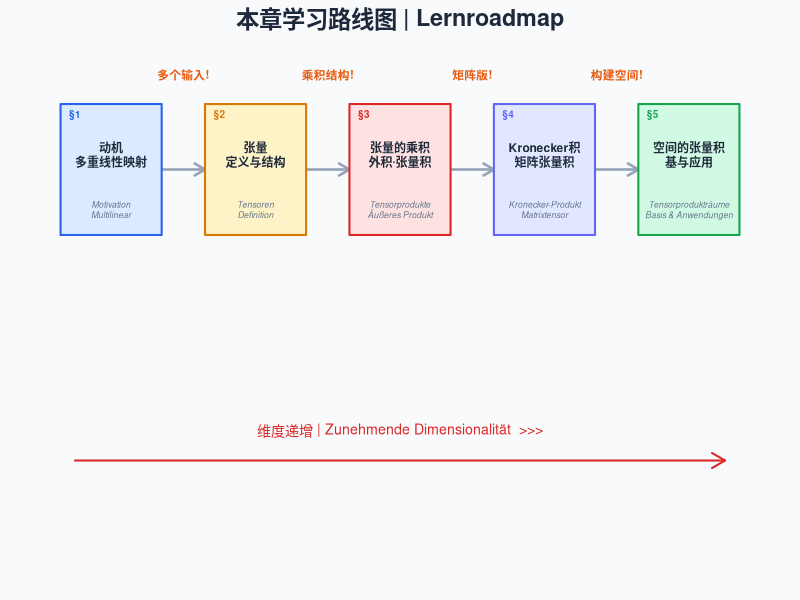
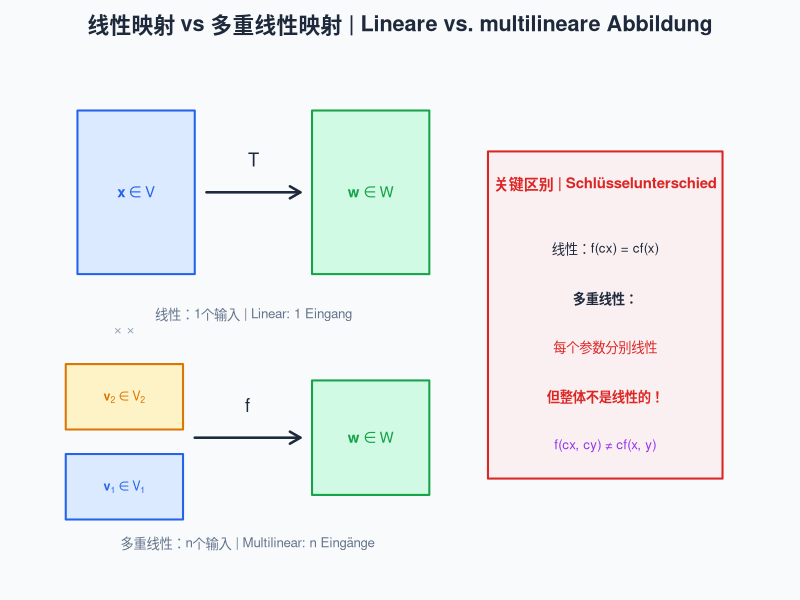
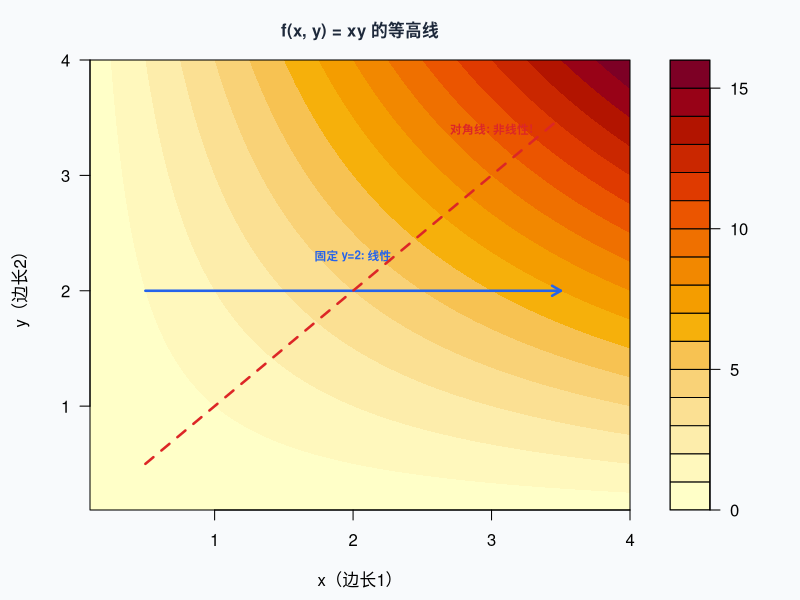
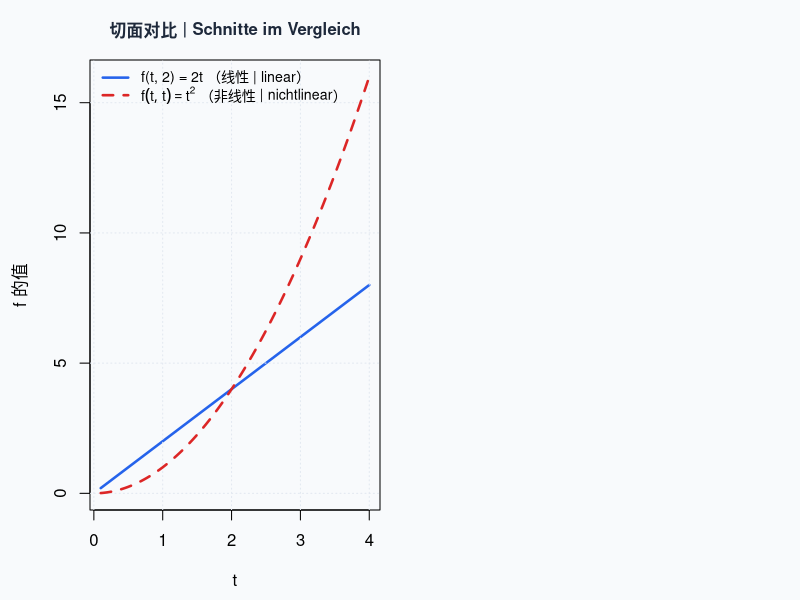
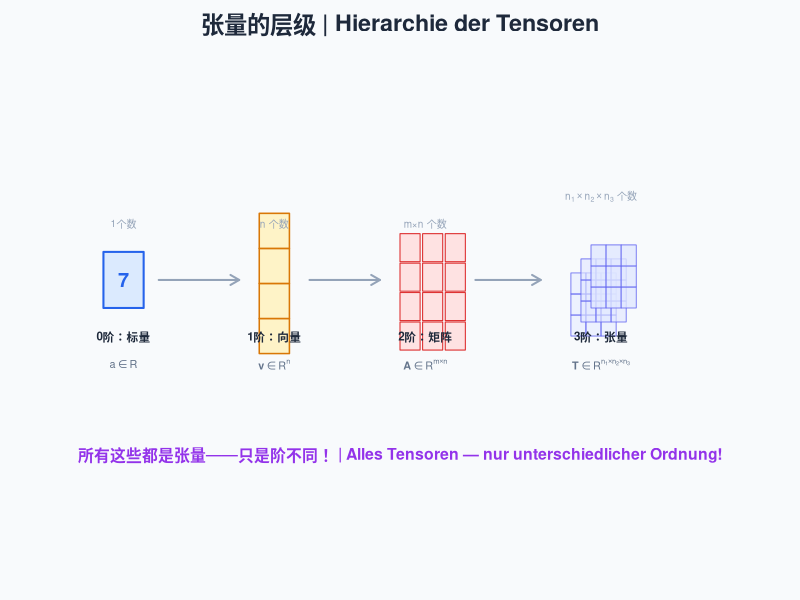
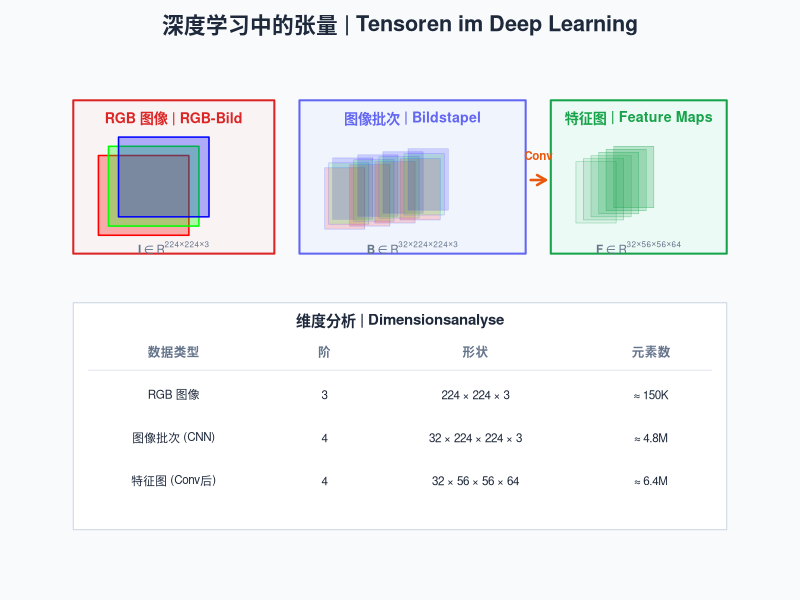
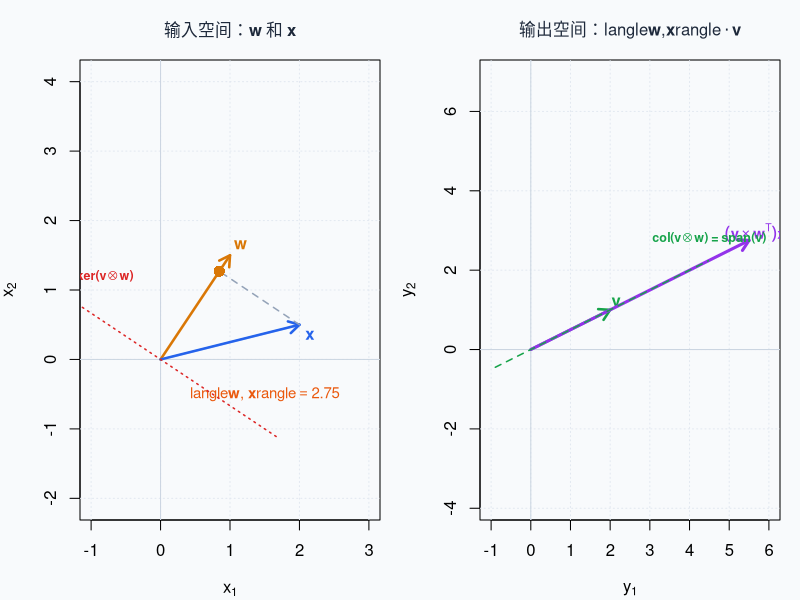
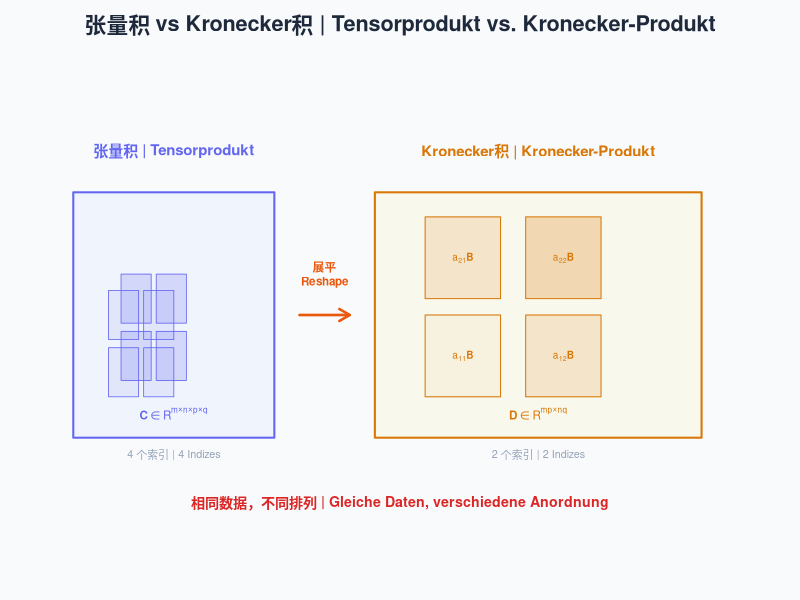

Write the R code that produced these figures, in order.
## ---- chunk 1
#| label: setup
#| include: false
knitr::opts_chunk$set(
  fig.width = 9, fig.height = 5.5,
  message = FALSE, warning = FALSE,
  dev = "ragg_png", dpi = 150
)

palette_main <- list(
  blue     = "#2563EB",
  red      = "#DC2626",
  green    = "#16A34A",
  orange   = "#EA580C",
  purple   = "#9333EA",
  gray     = "#6B7280",
  bg_light = "#F8FAFC",
  bg_warn  = "#FEF3C7"
)
## ---- chunk 2
#| label: fig-roadmap
#| fig-cap: "本章学习路线图：从线性映射到张量积空间 | Lernroadmap: Von linearen Abbildungen zu Tensorprodukträumen"
#| code-fold: true

par(mar = c(0.5, 0.5, 2, 0.5), bg = "#F8FAFC")
plot(NULL, xlim = c(0, 10), ylim = c(0, 7), axes = FALSE, 
     xlab = "", ylab = "", main = "")
title(expression(bold("本章学习路线图 | Lernroadmap")), 
      cex.main = 1.4, col.main = "#1E293B")

steps_x <- c(1, 3, 5, 7, 9)
steps_y <- c(5.5, 5.5, 5.5, 5.5, 5.5)
arrows(steps_x[-5] + 0.7, steps_y[-5], steps_x[-1] - 0.7, steps_y[-1],
       col = "#94A3B8", lwd = 2.5, length = 0.12)

labels_cn <- c("动机\n多重线性映射", "张量\n定义与结构", 
               "张量的乘积\n外积·张量积", "Kronecker积\n矩阵张量积", 
               "空间的张量积\n基与应用")
labels_de <- c("Motivation\nMultilinear", "Tensoren\nDefinition", 
               "Tensorprodukte\nÄußeres Produkt", "Kronecker-Produkt\nMatrixtensor",
               "Tensorprodukträume\nBasis & Anwendungen")
colors <- c("#DBEAFE", "#FEF3C7", "#FEE2E2", "#E0E7FF", "#D1FAE5")
borders <- c("#2563EB", "#D97706", "#DC2626", "#6366F1", "#16A34A")

for (i in 1:5) {
  rect(steps_x[i] - 0.7, steps_y[i] - 0.9, steps_x[i] + 0.7, steps_y[i] + 0.9,
       col = colors[i], border = borders[i], lwd = 2)
  text(steps_x[i], steps_y[i] + 0.2, labels_cn[i], cex = 0.72, font = 2, col = "#1E293B")
  text(steps_x[i], steps_y[i] - 0.55, labels_de[i], cex = 0.52, col = "#64748B", font = 3)
}

arrows(0.5, 1.5, 9.5, 1.5, col = "#DC2626", lwd = 2, length = 0.15)
text(5, 1.9, "维度递增 | Zunehmende Dimensionalität  >>>", cex = 0.85, col = "#DC2626")

triggers <- c("", "多个输入!", "乘积结构!", "矩阵版!", "构建空间!")
for (i in 2:5) {
  text(steps_x[i] - 1, steps_y[i] + 1.3, triggers[i],
       cex = 0.7, col = "#EA580C", font = 2)
}

for (i in 1:5) {
  text(steps_x[i] - 0.5, steps_y[i] + 0.75, paste0("§", i), 
       cex = 0.6, col = borders[i], font = 2)
}
## ---- chunk 3
#| label: fig-linear-vs-multi
#| fig-cap: "线性映射 vs 多重线性映射：输入数量的推广 | Lineare vs. multilineare Abbildung"
#| code-fold: true
#| fig-height: 4

par(bg = "#F8FAFC", mar = c(1, 1, 2.5, 1))
plot(NULL, xlim = c(0, 12), ylim = c(0, 6), axes = FALSE, xlab = "", ylab = "")
title("线性映射 vs 多重线性映射 | Lineare vs. multilineare Abbildung",
      cex.main = 1.3, col.main = "#1E293B")

# Linear map
rect(0.5, 3.5, 2.5, 5.5, col = "#DBEAFE", border = "#2563EB", lwd = 2)
text(1.5, 4.5, expression(bold(x) %in% V), cex = 0.9, col = "#2563EB", font = 2)
arrows(2.7, 4.5, 4.3, 4.5, col = "#1E293B", lwd = 2.5, length = 0.12)
text(3.5, 4.9, expression(T), cex = 1.1, col = "#1E293B", font = 2)
rect(4.5, 3.5, 6.5, 5.5, col = "#D1FAE5", border = "#16A34A", lwd = 2)
text(5.5, 4.5, expression(bold(w) %in% W), cex = 0.9, col = "#16A34A", font = 2)
text(3.5, 3, "线性：1个输入 | Linear: 1 Eingang", cex = 0.8, col = "#64748B")

# Multilinear map
rect(0.3, 0.5, 2.3, 1.3, col = "#DBEAFE", border = "#2563EB", lwd = 2)
text(1.3, 0.9, expression(bold(v)[1] %in% V[1]), cex = 0.75, col = "#2563EB", font = 2)
rect(0.3, 1.6, 2.3, 2.4, col = "#FEF3C7", border = "#D97706", lwd = 2)
text(1.3, 2.0, expression(bold(v)[2] %in% V[2]), cex = 0.75, col = "#D97706", font = 2)

text(1.3, 2.8, expression("" %*% "" %*% ""), cex = 0.8, col = "#94A3B8")

arrows(2.5, 1.5, 4.3, 1.5, col = "#1E293B", lwd = 2.5, length = 0.12)
text(3.4, 1.9, expression(f), cex = 1.1, col = "#1E293B", font = 2)
rect(4.5, 0.8, 6.5, 2.2, col = "#D1FAE5", border = "#16A34A", lwd = 2)
text(5.5, 1.5, expression(bold(w) %in% W), cex = 0.9, col = "#16A34A", font = 2)
text(3.4, 0.2, "多重线性：n个输入 | Multilinear: n Eingänge", cex = 0.8, col = "#64748B")

# Right side: key difference
rect(7.5, 1, 11.5, 5, col = adjustcolor("#FEE2E2", 0.4), border = "#DC2626", lwd = 2)
text(9.5, 4.6, "关键区别 | Schlüsselunterschied", cex = 0.9, col = "#DC2626", font = 2)
text(9.5, 3.8, "线性：f(cx) = cf(x)", cex = 0.8, col = "#1E293B")
text(9.5, 3.2, "多重线性：", cex = 0.8, col = "#1E293B", font = 2)
text(9.5, 2.6, "每个参数分别线性", cex = 0.8, col = "#DC2626")
text(9.5, 2.0, "但整体不是线性的！", cex = 0.8, col = "#DC2626", font = 2)
text(9.5, 1.4, "f(cx, cy) ≠ cf(x, y)", cex = 0.8, col = "#9333EA")
## ---- chunk 4
#| label: fig-bilinear-area
#| fig-cap: "面积函数 f(x,y) = xy 的等高线图：沿水平/垂直方向线性，但沿对角线非线性 | Höhenlinien der Flächenfunktion: linear entlang jeder Achse, aber nicht entlang der Diagonale"
#| code-fold: true
#| fig-height: 5

par(mfrow = c(1, 2), bg = "#F8FAFC", mar = c(4.5, 4.5, 3, 1))

# 等高线图
x_seq <- seq(0.1, 4, length.out = 80)
y_seq <- seq(0.1, 4, length.out = 80)
z_mat <- outer(x_seq, y_seq, "*")

filled.contour(x_seq, y_seq, z_mat,
               color.palette = function(n) hcl.colors(n, "YlOrRd", rev = TRUE),
               xlab = "x（边长1）", ylab = "y（边长2）",
               main = "f(x, y) = xy 的等高线",
               cex.main = 1.0, col.main = "#1E293B",
               plot.axes = {
                 axis(1); axis(2)
                 # 固定 y=2 时的线性切面
                 arrows(0.5, 2, 3.5, 2, col = "#2563EB", lwd = 2.5, length = 0.1)
                 text(2, 2.3, "固定 y=2: 线性", cex = 0.7, col = "#2563EB", font = 2)
                 # 对角线
                 segments(0.5, 0.5, 3.5, 3.5, col = "#DC2626", lwd = 2.5, lty = 2)
                 text(3, 3.4, "对角线: 非线性!", cex = 0.7, col = "#DC2626", font = 2)
               })

# 一维切面对比
par(mar = c(4.5, 4.5, 3, 1))
t_vals <- seq(0.1, 4, length.out = 100)

# 固定 y=2 时：f(t, 2) = 2t（线性）
plot(t_vals, 2 * t_vals, type = "l", col = "#2563EB", lwd = 2.5,
     xlab = "t", ylab = "f 的值",
     main = "切面对比 | Schnitte im Vergleich",
     ylim = c(0, 16), cex.main = 1.0, col.main = "#1E293B")
grid(col = "#E2E8F0")

# 对角线：f(t, t) = t^2（非线性）
lines(t_vals, t_vals^2, col = "#DC2626", lwd = 2.5, lty = 2)

legend("topleft", 
       legend = c("f(t, 2) = 2t （线性 | linear）", 
                  expression(f(t, t) == t^2 ~ "（非线性 | nichtlinear）")),
       col = c("#2563EB", "#DC2626"), lwd = 2.5, lty = c(1, 2), 
       bty = "n", cex = 0.85)

par(mfrow = c(1, 1))
## ---- chunk 5
#| label: bilinear-examples
#| code-fold: false

# 例1：数的乘法是双线性的
cat("=== 例1：数的乘法 | Beispiel 1: Skalarmultiplikation ===\n")
x1 <- 3; x2 <- 5; c_val <- 2
cat("f(cx₁, x₂) =", c_val * x1 * x2, "\n")
cat("c·f(x₁, x₂) =", c_val * (x1 * x2), "\n")
cat("相等 | gleich?", c_val * x1 * x2 == c_val * (x1 * x2), "\n\n")

# 例2：内积是双线性的
cat("=== 例2：内积 | Beispiel 2: Skalarprodukt ===\n")
v1 <- c(1, 2); v2 <- c(3, -1); v3 <- c(2, 4)
c1 <- 2; c2 <- 3
lhs <- sum((c1 * v1 + c2 * v2) * v3)
rhs <- c1 * sum(v1 * v3) + c2 * sum(v2 * v3)
cat("⟨c₁v₁ + c₂v₂, v₃⟩ =", lhs, "\n")
cat("c₁⟨v₁, v₃⟩ + c₂⟨v₂, v₃⟩ =", rhs, "\n")
cat("相等 | gleich?", lhs == rhs, "\n\n")

# 例3：矩阵乘法是双线性的
cat("=== 例3：矩阵乘法 | Beispiel 3: Matrixmultiplikation ===\n")
A <- matrix(c(1, 2, 3, 4), 2, 2)
B1 <- matrix(c(5, 6, 7, 8), 2, 2)
B2 <- matrix(c(1, 0, 0, 1), 2, 2)
c1 <- 2; c2 <- -1

lhs_mat <- A %*% (c1 * B1 + c2 * B2)
rhs_mat <- c1 * (A %*% B1) + c2 * (A %*% B2)
cat("A(c₁B₁ + c₂B₂):\n"); print(lhs_mat)
cat("c₁(AB₁) + c₂(AB₂):\n"); print(rhs_mat)
cat("相等 | gleich?", all(lhs_mat == rhs_mat), "\n")
## ---- chunk 6
#| label: fig-tensor-hierarchy
#| fig-cap: "张量的层级：标量（0阶）→ 向量（1阶）→ 矩阵（2阶）→ 3阶张量 → ... | Hierarchie der Tensoren"
#| code-fold: true
#| fig-height: 5

par(bg = "#F8FAFC", mar = c(1, 1, 2.5, 1))
plot(NULL, xlim = c(0, 14), ylim = c(0, 7), axes = FALSE, xlab = "", ylab = "")
title("张量的层级 | Hierarchie der Tensoren",
      cex.main = 1.4, col.main = "#1E293B")

# 0-order: scalar
x0 <- 1.5; y0 <- 4
rect(x0 - 0.4, y0 - 0.4, x0 + 0.4, y0 + 0.4, 
     col = "#DBEAFE", border = "#2563EB", lwd = 2)
text(x0, y0, "7", cex = 1.2, col = "#2563EB", font = 2)
text(x0, y0 - 0.8, "0阶：标量", cex = 0.7, col = "#1E293B", font = 2)
text(x0, y0 - 1.2, expression(a %in% R), cex = 0.65, col = "#64748B")
text(x0, y0 + 0.8, "1个数", cex = 0.6, col = "#94A3B8")

# 1-order: vector
x1 <- 4.5; y1 <- 4
for (i in 0:3) {
  rect(x1 - 0.3, y1 - 0.3 + i * 0.5 - 0.75, 
       x1 + 0.3, y1 + 0.2 + i * 0.5 - 0.75,
       col = "#FEF3C7", border = "#D97706", lwd = 1.5)
}
text(x1, y1 - 0.8, "1阶：向量", cex = 0.7, col = "#1E293B", font = 2)
text(x1, y1 - 1.2, expression(bold(v) %in% R^n), cex = 0.65, col = "#64748B")
text(x1, y1 + 0.8, "n 个数", cex = 0.6, col = "#94A3B8")

# 2-order: matrix
x2 <- 7.5; y2 <- 4
for (i in 0:3) for (j in 0:2) {
  rect(x2 - 0.5 + j * 0.45, y2 - 0.4 + i * 0.42 - 0.6, 
       x2 - 0.1 + j * 0.45, y2 + i * 0.42 - 0.6,
       col = "#FEE2E2", border = "#DC2626", lwd = 1)
}
text(x2, y2 - 0.8, "2阶：矩阵", cex = 0.7, col = "#1E293B", font = 2)
text(x2, y2 - 1.2, expression(bold(A) %in% R^{m %*% n}), cex = 0.65, col = "#64748B")
text(x2, y2 + 0.8, "m×n 个数", cex = 0.6, col = "#94A3B8")

# 3-order: tensor cube
x3 <- 11; y3 <- 4
dx <- 0.3; dy <- 0.3; dz <- 0.2
for (layer in 0:2) {
  ox <- layer * dz; oy <- layer * dz
  for (i in 0:2) for (j in 0:2) {
    rect(x3 - 0.6 + j * dx + ox, y3 - 0.6 + i * dy + oy - 0.2,
         x3 - 0.6 + (j+1) * dx + ox, y3 - 0.6 + (i+1) * dy + oy - 0.2,
         col = adjustcolor("#E0E7FF", 0.5 + layer * 0.15), 
         border = "#6366F1", lwd = 0.8)
  }
}
text(x3, y3 - 0.8, "3阶：张量", cex = 0.7, col = "#1E293B", font = 2)
text(x3, y3 - 1.2, expression(bold(T) %in% R^{n[1] %*% n[2] %*% n[3]}), 
     cex = 0.65, col = "#64748B")
text(x3, y3 + 1.2, expression(n[1] %*% n[2] %*% n[3] ~ "个数"), 
     cex = 0.6, col = "#94A3B8")

# Arrows
arrows(2.2, y0, 3.8, y0, col = "#94A3B8", lwd = 2, length = 0.1)
arrows(5.2, y0, 6.6, y0, col = "#94A3B8", lwd = 2, length = 0.1)
arrows(8.5, y0, 9.8, y0, col = "#94A3B8", lwd = 2, length = 0.1)

# Footer
text(7, 1.5, "所有这些都是张量——只是阶不同！ | Alles Tensoren — nur unterschiedlicher Ordnung!", 
     cex = 0.95, col = "#9333EA", font = 2)
## ---- chunk 7
#| label: fig-dl-tensors
#| fig-cap: "深度学习中的张量：从 RGB 图像到 CNN 特征图 | Tensoren im Deep Learning: Von RGB-Bildern zu CNN-Feature-Maps"
#| code-fold: true
#| fig-height: 5.5

par(bg = "#F8FAFC", mar = c(1, 1, 2.5, 1))
plot(NULL, xlim = c(0, 14), ylim = c(0, 8), axes = FALSE, xlab = "", ylab = "")
title("深度学习中的张量 | Tensoren im Deep Learning", 
      cex.main = 1.3, col.main = "#1E293B")

# Example 1: RGB Image (3-order tensor)
rect(0.5, 5, 4.5, 7.5, col = adjustcolor("#FEE2E2", 0.3), border = "#DC2626", lwd = 2)
text(2.5, 7.2, "RGB 图像 | RGB-Bild", cex = 0.85, col = "#DC2626", font = 2)

# Three overlapping planes for RGB
colors_rgb <- c(adjustcolor("red", 0.3), adjustcolor("green", 0.3), adjustcolor("blue", 0.3))
labels_rgb <- c("R", "G", "B")
for (k in 0:2) {
  rect(1 + k * 0.2, 5.3 + k * 0.15, 2.8 + k * 0.2, 6.6 + k * 0.15,
       col = colors_rgb[k + 1], border = c("red", "green", "blue")[k + 1], lwd = 1.5)
}
text(2.5, 5.1, expression(bold(I) %in% R^{224 %*% 224 %*% 3}), 
     cex = 0.7, col = "#64748B")

# Example 2: Batch of Images (4-order tensor)
rect(5, 5, 9.5, 7.5, col = adjustcolor("#E0E7FF", 0.3), border = "#6366F1", lwd = 2)
text(7.25, 7.2, "图像批次 | Bildstapel", cex = 0.85, col = "#6366F1", font = 2)

for (b in 0:3) {
  for (k in 0:2) {
    rect(5.5 + b * 0.5 + k * 0.08, 5.4 + k * 0.08 + b * 0.05,
         6.3 + b * 0.5 + k * 0.08, 6.4 + k * 0.08 + b * 0.05,
         col = adjustcolor(c("red","green","blue")[k+1], 0.15),
         border = adjustcolor("#6366F1", 0.5), lwd = 0.5)
  }
}
text(7.25, 5.1, expression(bold(B) %in% R^{32 %*% 224 %*% 224 %*% 3}), 
     cex = 0.7, col = "#64748B")

# Example 3: Feature Maps after Conv (4-order tensor)
rect(10, 5, 13.5, 7.5, col = adjustcolor("#D1FAE5", 0.3), border = "#16A34A", lwd = 2)
text(11.75, 7.2, "特征图 | Feature Maps", cex = 0.85, col = "#16A34A", font = 2)

for (f in 0:5) {
  rect(10.5 + f * 0.15, 5.5 + f * 0.05, 
       11.3 + f * 0.15, 6.5 + f * 0.05,
       col = adjustcolor("#16A34A", 0.08 + f * 0.03),
       border = adjustcolor("#16A34A", 0.5), lwd = 0.5)
}
text(11.75, 5.1, expression(bold(F) %in% R^{32 %*% 56 %*% 56 %*% 64}), 
     cex = 0.7, col = "#64748B")

# Arrow: convolution
arrows(9.6, 6.2, 9.9, 6.2, col = "#EA580C", lwd = 2.5, length = 0.1)
text(9.75, 6.6, "Conv", cex = 0.7, col = "#EA580C", font = 2)

# Statistics table
rect(0.5, 0.5, 13.5, 4.2, col = "white", border = "#CBD5E1", lwd = 1)
text(7, 3.9, "维度分析 | Dimensionsanalyse", cex = 0.9, col = "#1E293B", font = 2)

info <- matrix(c(
  "RGB 图像", "3", "224 × 224 × 3", "≈ 150K",
  "图像批次 (CNN)", "4", "32 × 224 × 224 × 3", "≈ 4.8M",
  "特征图 (Conv后)", "4", "32 × 56 × 56 × 64", "≈ 6.4M"
), ncol = 4, byrow = TRUE)

headers <- c("数据类型", "阶", "形状", "元素数")
x_pos <- c(2.5, 5.5, 8.5, 12)
text(x_pos, rep(3.4, 4), headers, cex = 0.75, col = "#64748B", font = 2)
for (i in 1:3) {
  y_i <- 3.4 - i * 0.7
  text(x_pos, rep(y_i, 4), info[i, ], cex = 0.7, col = "#1E293B")
}
segments(0.8, 3.1, 13.2, 3.1, col = "#E2E8F0")
## ---- chunk 8
#| label: tensor-r-example
#| code-fold: false

# 在 R 中，张量就是多维数组
# 3阶张量：2x3x4
T3 <- array(1:24, dim = c(2, 3, 4))
cat("3阶张量 | Tensor 3. Ordnung: dim =", dim(T3), "\n")
cat("元素数 | Anzahl Elemente:", prod(dim(T3)), "\n\n")

# 访问切片（"layer"）
cat("第1个切片 T[,,1] | Erste Schicht:\n"); print(T3[,,1])
cat("\n第2个切片 T[,,2] | Zweite Schicht:\n"); print(T3[,,2])

# 张量也是向量空间：加法和标量乘法
T3_a <- array(rnorm(24), dim = c(2, 3, 4))
T3_b <- array(rnorm(24), dim = c(2, 3, 4))
T3_sum <- T3_a + T3_b         # 逐元素加法
T3_scaled <- 3 * T3_a          # 标量乘法
cat("\ndim(T_a + T_b) =", dim(T3_sum), " ✓\n")
cat("dim(3 · T_a)   =", dim(T3_scaled), " ✓\n")
## ---- chunk 9
#| label: outer-product-example
#| code-fold: false

v <- c(1, 2)
w <- c(-2, 3, -11)

outer_vw <- v %*% t(w)  # 等价于 outer(v, w)
cat("v =", v, "\n")
cat("w =", w, "\n\n")
cat("v ⊗ w = v·wᵀ:\n"); print(outer_vw)
cat("\n维度 | Dimension:", dim(outer_vw), "\n")
cat("秩 | Rang:", qr(outer_vw)$rank, "\n")
## ---- chunk 10
#| label: fig-outer-product-geometry
#| fig-cap: "外积的几何解释：(v⊗w)x = ⟨w,x⟩·v —— 投影到 w 方向再沿 v 缩放 | Geometrische Deutung des äußeren Produkts"
#| code-fold: true
#| fig-height: 5

par(mfrow = c(1, 2), bg = "#F8FAFC", mar = c(4, 4, 3, 1))

# 输入空间
v_geo <- c(2, 1)
w_geo <- c(1, 1.5)
x_test <- c(2, 0.5)

plot(NULL, xlim = c(-1, 3), ylim = c(-1, 3), asp = 1,
     xlab = expression(x[1]), ylab = expression(x[2]),
     main = expression("输入空间：" * bold(w) * " 和 " * bold(x)),
     cex.main = 1.0, col.main = "#1E293B")
grid(col = "#E2E8F0"); abline(h = 0, v = 0, col = "#CBD5E1")

# w 方向
arrows(0, 0, w_geo[1], w_geo[2], col = "#D97706", lwd = 2.5, length = 0.12)
text(w_geo[1] + 0.15, w_geo[2] + 0.15, expression(bold(w)), 
     col = "#D97706", cex = 1, font = 2)

# x 向量
arrows(0, 0, x_test[1], x_test[2], col = "#2563EB", lwd = 2.5, length = 0.12)
text(x_test[1] + 0.15, x_test[2] - 0.15, expression(bold(x)),
     col = "#2563EB", cex = 1, font = 2)

# 投影
proj_coeff <- sum(w_geo * x_test) / sum(w_geo^2)
proj_pt <- proj_coeff * w_geo
segments(x_test[1], x_test[2], proj_pt[1], proj_pt[2], col = "#94A3B8", lty = 2, lwd = 1.5)
points(proj_pt[1], proj_pt[2], pch = 16, col = "#D97706", cex = 1.5)
inner_val <- sum(w_geo * x_test)
text(1.5, -0.5, bquote(langle * bold(w) * "," ~ bold(x) * rangle == .(round(inner_val, 2))),
     col = "#EA580C", cex = 0.9, font = 2)

# 核空间（与 w 正交的方向）
w_perp <- c(-w_geo[2], w_geo[1])
w_perp_n <- w_perp / sqrt(sum(w_perp^2))
segments(-w_perp_n[1] * 2, -w_perp_n[2] * 2, 
         w_perp_n[1] * 2, w_perp_n[2] * 2,
         col = "#DC2626", lty = 3, lwd = 1.5)
text(-0.8, 1.2, "ker(v⊗w)", col = "#DC2626", cex = 0.75, font = 2)

# 输出空间
plot(NULL, xlim = c(-1, 6), ylim = c(-1, 4), asp = 1,
     xlab = expression(y[1]), ylab = expression(y[2]),
     main = expression("输出空间：" * langle * bold(w) * "," * bold(x) * rangle %.% bold(v)),
     cex.main = 1.0, col.main = "#1E293B")
grid(col = "#E2E8F0"); abline(h = 0, v = 0, col = "#CBD5E1")

# v 方向
arrows(0, 0, v_geo[1], v_geo[2], col = "#16A34A", lwd = 2.5, length = 0.12)
text(v_geo[1] + 0.15, v_geo[2] + 0.2, expression(bold(v)),
     col = "#16A34A", cex = 1, font = 2)

# 输出 = <w,x> * v
output <- inner_val * v_geo
arrows(0, 0, output[1], output[2], col = "#9333EA", lwd = 3, length = 0.12)
text(output[1] + 0.15, output[2] + 0.2, 
     expression((bold(v) %*% bold(w)^T) * bold(x)),
     col = "#9333EA", cex = 0.9, font = 2)

# span(v)
v_n <- v_geo / sqrt(sum(v_geo^2))
segments(-v_n[1], -v_n[2], v_n[1] * 5, v_n[2] * 5, 
         col = "#16A34A", lty = 2, lwd = 1.5)
text(4.5, 2.8, "col(v⊗w) = span(v)", col = "#16A34A", cex = 0.75, font = 2)

par(mfrow = c(1, 1))
## ---- chunk 11
#| label: tensor-product-example
#| code-fold: false

# 三个向量的张量积 u ⊗ v ⊗ w ∈ R^{2×2×2}
u <- c(1, 2)
v <- c(3, 5)
w <- c(7, 11)

# 构造3阶张量 T_{i,j,k} = u_i * v_j * w_k
T_uvw <- array(0, dim = c(2, 2, 2))
for (i in 1:2) for (j in 1:2) for (k in 1:2) {
  T_uvw[i, j, k] <- u[i] * v[j] * w[k]
}

cat("u =", u, "\n")
cat("v =", v, "\n")
cat("w =", w, "\n\n")

cat("u ⊗ v ⊗ w ∈ R^{2×2×2}:\n\n")
cat("切片1 (k=1, w_k = 7) | Schicht 1:\n")
print(T_uvw[,,1])
cat("\n切片2 (k=2, w_k = 11) | Schicht 2:\n")
print(T_uvw[,,2])

cat("\n验证 | Überprüfung:\n")
cat("T[1,1,1] = u₁·v₁·w₁ =", u[1], "·", v[1], "·", w[1], "=", u[1]*v[1]*w[1], "\n")
cat("T[2,2,2] = u₂·v₂·w₂ =", u[2], "·", v[2], "·", w[2], "=", u[2]*v[2]*w[2], "\n")

# 每个切片是 w_k * (u ⊗ v)
cat("\n切片1 = w₁·(u ⊗ v) = 7·(u ⊗ v)?", 
    all(T_uvw[,,1] == w[1] * outer(u, v)), "\n")
cat("切片2 = w₂·(u ⊗ v) = 11·(u ⊗ v)?", 
    all(T_uvw[,,2] == w[2] * outer(u, v)), "\n")
## ---- chunk 12
#| label: kronecker-example
#| code-fold: false

A <- matrix(c(1, 0, 2, 5), 2, 2)
B <- matrix(c(3, 0, 0, 0, 2, 0, -1, 0, -1), 3, 3, byrow = TRUE)

cat("A (2×2):\n"); print(A)
cat("\nB (3×3):\n"); print(B)

# Kronecker 积
KP <- kronecker(A, B)
cat("\nA ⊗ B (6×6) — Kronecker积 | Kronecker-Produkt:\n")
print(KP)

cat("\n维度验证 | Dimensionsprüfung:", dim(KP), 
    "= (", nrow(A), "×", nrow(B), ") × (", ncol(A), "×", ncol(B), ")\n")
## ---- chunk 13
#| label: fig-kronecker-vs-tensor
#| fig-cap: "张量积 vs Kronecker积：相同的数据，不同的排列方式 | Tensorprodukt vs. Kronecker-Produkt: gleiche Daten, verschiedene Anordnung"
#| code-fold: true
#| fig-height: 4

par(bg = "#F8FAFC", mar = c(1, 1, 2.5, 1))
plot(NULL, xlim = c(0, 14), ylim = c(0, 6), axes = FALSE, xlab = "", ylab = "")
title("张量积 vs Kronecker积 | Tensorprodukt vs. Kronecker-Produkt",
      cex.main = 1.3, col.main = "#1E293B")

# Left: Tensor product (4-order)
rect(0.5, 1.5, 4.5, 4.5, col = adjustcolor("#E0E7FF", 0.3), border = "#6366F1", lwd = 2)
text(2.5, 5, "张量积 | Tensorprodukt", cex = 0.9, col = "#6366F1", font = 2)

# 4D cube sketch
for (layer in 0:1) {
  ox <- layer * 0.25; oy <- layer * 0.2
  for (i in 0:1) for (j in 0:1) {
    rect(1.2 + j * 0.7 + ox, 2.0 + i * 0.7 + oy,
         1.8 + j * 0.7 + ox, 2.6 + i * 0.7 + oy,
         col = adjustcolor("#6366F1", 0.1 + layer * 0.1),
         border = "#6366F1", lwd = 0.8)
  }
}
text(2.5, 1.8, expression(bold(C) %in% R^{m %*% n %*% p %*% q}), 
     cex = 0.7, col = "#6366F1")
text(2.5, 1.3, "4 个索引 | 4 Indizes", cex = 0.65, col = "#94A3B8")

# Arrow
arrows(5, 3, 6, 3, col = "#EA580C", lwd = 2.5, length = 0.12)
text(5.5, 3.5, "展平\nReshape", cex = 0.7, col = "#EA580C", font = 2)

# Right: Kronecker product (matrix)
rect(6.5, 1.5, 13, 4.5, col = adjustcolor("#FEF3C7", 0.3), border = "#D97706", lwd = 2)
text(9.75, 5, "Kronecker积 | Kronecker-Produkt", cex = 0.9, col = "#D97706", font = 2)

# Block matrix sketch
for (bi in 0:1) for (bj in 0:1) {
  bx <- 7.5 + bj * 2; by <- 2 + bi * 1.2
  rect(bx, by, bx + 1.5, by + 1, 
       col = adjustcolor("#D97706", 0.05 + 0.1 * (bi + bj)),
       border = "#D97706", lwd = 1)
  text(bx + 0.75, by + 0.5, 
       bquote(a[.(bi+1) * .(bj+1)] * bold(B)),
       cex = 0.6, col = "#D97706")
}
text(9.75, 1.8, expression(bold(D) %in% R^{mp %*% nq}),
     cex = 0.7, col = "#D97706")
text(9.75, 1.3, "2 个索引 | 2 Indizes", cex = 0.65, col = "#94A3B8")

# Same data
text(7, 0.7, "相同数据，不同排列 | Gleiche Daten, verschiedene Anordnung",
     cex = 0.85, col = "#DC2626", font = 2)
## ---- chunk 14
#| label: block-diagonal
#| code-fold: false

S <- matrix(c(2, 0.5, 0.5, 2), 2, 2)
cat("S (2×2):\n"); print(S)

# I_3 ⊗ S：3个相同的 S 块
In_kron_S <- kronecker(diag(3), S)
cat("\nI₃ ⊗ S (6×6) — 分块对角 | Blockdiagonal:\n")
print(In_kron_S)
## ---- chunk 15
#| label: fig-separable-covariance
#| fig-cap: "可分离协方差：从两个小矩阵构造大协方差矩阵 | Separable Kovarianz: Große Kovarianzmatrix aus zwei kleinen"
#| fig-height: 5

Sigma_T <- matrix(c(1.0, 0.8, 0.8, 1.0), 2, 2)
Sigma_S <- matrix(c(2.0, 0.5, 0.5, 2.0), 2, 2)
Sigma_full <- kronecker(Sigma_T, Sigma_S)

par(mfrow = c(1, 3), bg = "#F8FAFC", mar = c(3, 3, 3, 2))

image(1:2, 1:2, Sigma_T[2:1, ], col = hcl.colors(20, "Blues 3"), axes = FALSE,
      main = expression(Sigma[T] ~ "(2×2 时间)"), cex.main = 1.0, col.main = "#1E293B",
      xlab = "", ylab = "")
axis(1, at = 1:2, labels = c("t₁", "t₂"), cex.axis = 0.8)
axis(2, at = 1:2, labels = c("t₂", "t₁"), cex.axis = 0.8, las = 1)
for (i in 1:2) for (j in 1:2) text(j, 3-i, round(Sigma_T[i,j], 1), cex = 1.1, font = 2)

image(1:2, 1:2, Sigma_S[2:1, ], col = hcl.colors(20, "Greens 3"), axes = FALSE,
      main = expression(Sigma[S] ~ "(2×2 空间)"), cex.main = 1.0, col.main = "#1E293B",
      xlab = "", ylab = "")
axis(1, at = 1:2, labels = c("s₁", "s₂"), cex.axis = 0.8)
axis(2, at = 1:2, labels = c("s₂", "s₁"), cex.axis = 0.8, las = 1)
for (i in 1:2) for (j in 1:2) text(j, 3-i, round(Sigma_S[i,j], 1), cex = 1.1, font = 2)

image(1:4, 1:4, Sigma_full[4:1, ], col = hcl.colors(20, "YlOrRd", rev = TRUE), axes = FALSE,
      main = expression(Sigma[T] %*% Sigma[S] ~ "(4×4 联合)"), cex.main = 1.0, col.main = "#1E293B",
      xlab = "", ylab = "")
axis(1, at = 1:4, labels = c("s₁t₁", "s₂t₁", "s₁t₂", "s₂t₂"), cex.axis = 0.6)
axis(2, at = 1:4, labels = c("s₂t₂", "s₁t₂", "s₂t₁", "s₁t₁"), cex.axis = 0.6, las = 1)
for (i in 1:4) for (j in 1:4) text(j, 5-i, round(Sigma_full[i,j], 1), cex = 0.8, font = 2)

par(mfrow = c(1, 1))
## ---- chunk 16
#| label: separable-cov-savings
#| code-fold: false

# 参数节省对比
m_vals <- c(2, 10, 50, 100)
n_vals <- c(2, 10, 50, 100)

cat("参数节省 | Parameterersparnis:\n\n")
cat(sprintf("%5s  %5s  %12s  %12s  %8s\n", "m", "n", "完整协方差", "Kronecker", "节省比"))
cat(strrep("-", 55), "\n")
for (i in seq_along(m_vals)) {
  m <- m_vals[i]; n <- n_vals[i]; mn <- m * n
  full_params <- mn * (mn + 1) / 2
  kron_params <- m * (m + 1) / 2 + n * (n + 1) / 2
  ratio <- round(full_params / kron_params, 1)
  cat(sprintf("%5d  %5d  %12d  %12d  %7.1fx\n", m, n, full_params, kron_params, ratio))
}
## ---- chunk 17
#| label: identity-as-sum
#| code-fold: false

# 单位矩阵不是单个外积，但是两个外积的和
e1 <- c(1, 0)
e2 <- c(0, 1)

I_from_outer <- outer(e1, e1) + outer(e2, e2)
cat("e₁⊗e₁ + e₂⊗e₂ =\n"); print(I_from_outer)
cat("\n等于 I₂ | gleich I₂?", all(I_from_outer == diag(2)), "\n")

# 任何矩阵都可以分解为外积的和（通过SVD）
A_test <- matrix(c(3, 1, 1, 2), 2, 2)
s_test <- svd(A_test)
A_reconstructed <- s_test$d[1] * outer(s_test$u[,1], s_test$v[,1]) +
                   s_test$d[2] * outer(s_test$u[,2], s_test$v[,2])
cat("\nA =\n"); print(A_test)
cat("σ₁(u₁⊗v₁) + σ₂(u₂⊗v₂) =\n"); print(round(A_reconstructed, 10))
cat("相等 | gleich?", max(abs(A_test - A_reconstructed)) < 1e-10, "\n")
## ---- chunk 18
#| label: fig-tensor-basis-polynomials
#| fig-cap: "张量积基生成二元多项式基函数 | Tensorproduktbasis erzeugt bivariate Basisfunktionen"
#| fig-height: 5.5

x_seq <- seq(0, 1, length.out = 40)
y_seq <- seq(0, 1, length.out = 40)
grid <- expand.grid(x = x_seq, y = y_seq)

phi1 <- matrix(rep(1, 40*40), 40, 40)
phi2 <- outer(x_seq, rep(1, 40))
phi3 <- outer(rep(1, 40), y_seq)
phi4 <- outer(x_seq, y_seq)

par(mfrow = c(2, 2), bg = "#F8FAFC", mar = c(2, 2, 3, 2))

persp(x_seq, y_seq, phi1, theta = 30, phi = 25, 
      col = adjustcolor("#DBEAFE", 0.7), border = adjustcolor("#2563EB", 0.3),
      main = expression(phi[1](x,y) == 1), cex.main = 1.0, col.main = "#2563EB",
      xlab = "x", ylab = "y", zlab = "", zlim = c(0, 1.2), ticktype = "detailed")

persp(x_seq, y_seq, phi2, theta = 30, phi = 25,
      col = adjustcolor("#FEF3C7", 0.7), border = adjustcolor("#D97706", 0.3),
      main = expression(phi[2](x,y) == x), cex.main = 1.0, col.main = "#D97706",
      xlab = "x", ylab = "y", zlab = "", zlim = c(0, 1.2), ticktype = "detailed")

persp(x_seq, y_seq, phi3, theta = 30, phi = 25,
      col = adjustcolor("#D1FAE5", 0.7), border = adjustcolor("#16A34A", 0.3),
      main = expression(phi[3](x,y) == y), cex.main = 1.0, col.main = "#16A34A",
      xlab = "x", ylab = "y", zlab = "", zlim = c(0, 1.2), ticktype = "detailed")

persp(x_seq, y_seq, phi4, theta = 30, phi = 25,
      col = adjustcolor("#FEE2E2", 0.7), border = adjustcolor("#DC2626", 0.3),
      main = expression(phi[4](x,y) == xy), cex.main = 1.0, col.main = "#DC2626",
      xlab = "x", ylab = "y", zlab = "", zlim = c(0, 1.2), ticktype = "detailed")

par(mfrow = c(1, 1))
## ---- chunk 19
#| label: polynomial-tensor-basis
#| code-fold: false

# 用张量积基近似 f(x,y) = 2 + 3x - y + 5xy
f_approx <- function(x, y) 2 * 1 + 3 * x + (-1) * y + 5 * x * y

# 验证
x_test <- 0.5; y_test <- 0.7
cat("张量积基展开 | Tensorproduktbasis-Darstellung:\n")
cat("f(x, y) = 2·φ₁ + 3·φ₂ + (-1)·φ₃ + 5·φ₄\n")
cat("f(x, y) = 2·1 + 3·x - 1·y + 5·xy\n\n")

cat(sprintf("f(%.1f, %.1f) = 2 + 3·%.1f - %.1f + 5·%.1f·%.1f = %.2f\n",
            x_test, y_test, x_test, y_test, x_test, y_test, 
            f_approx(x_test, y_test)))

# 维数统计
cat("\n维数分析 | Dimensionsanalyse:\n")
for (d in 1:4) {
  for (k in 1:4) {
    dim_tensor <- (d + 1)^k
    cat(sprintf("  次数 d=%d, 变量 k=%d: dim(P_d^⊗k) = (%d+1)^%d = %d\n",
                d, k, d, k, dim_tensor))
  }
  cat("\n")
}
## ---- chunk 20
#| label: fig-concept-chain
#| fig-cap: "知识逻辑链：从线性映射到张量积空间 | Logikkette: Von linearen Abbildungen zu Tensorprodukträumen"
#| fig-height: 5

par(bg = "#F8FAFC", mar = c(1, 1, 2.5, 1))
plot(NULL, xlim = c(0, 12), ylim = c(0, 7), axes = FALSE, xlab = "", ylab = "")
title("概念逻辑链 | Logikkette der Konzepte", cex.main = 1.4, col.main = "#1E293B")

# Nodes
nx <- c(2, 6, 10, 2, 6, 10)
ny <- c(5.5, 5.5, 5.5, 2.5, 2.5, 2.5)
labels <- c("线性映射\n1个输入", "多重线性映射\nn个输入", "表示定理\n多维系数",
            "张量\n多维数组", "张量积\n外积·Kronecker", "张量积空间\n基·维数")
fills <- c("#DBEAFE", "#FEF3C7", "#FEE2E2", "#E0E7FF", "#D1FAE5", "#FCE7F3")
borders <- c("#2563EB", "#D97706", "#DC2626", "#6366F1", "#16A34A", "#DB2777")

for (i in 1:6) {
  rect(nx[i] - 1.3, ny[i] - 0.6, nx[i] + 1.3, ny[i] + 0.6,
       col = fills[i], border = borders[i], lwd = 2)
  text(nx[i], ny[i], labels[i], cex = 0.7, font = 2, col = "#1E293B")
}

# Arrows top row
arrows(3.5, 5.5, 4.5, 5.5, col = "#94A3B8", lwd = 2, length = 0.1)
arrows(7.5, 5.5, 8.5, 5.5, col = "#94A3B8", lwd = 2, length = 0.1)

# Arrow down
arrows(10, 4.7, 10, 3.3, col = "#94A3B8", lwd = 2, length = 0.1)

# Arrows bottom row
arrows(3.5, 2.5, 4.5, 2.5, col = "#94A3B8", lwd = 2, length = 0.1)
arrows(7.5, 2.5, 8.5, 2.5, col = "#94A3B8", lwd = 2, length = 0.1)

# Cross arrow
arrows(6, 4.7, 6, 3.3, col = "#94A3B8", lwd = 2, length = 0.1)

# Edge labels
text(4, 5.9, "多个输入!", cex = 0.6, col = "#EA580C", font = 3)
text(8, 5.9, "需要k个索引!", cex = 0.6, col = "#EA580C", font = 3)
text(10.5, 4, "数组化", cex = 0.6, col = "#EA580C", font = 3)
text(4, 2.1, "乘积运算", cex = 0.6, col = "#EA580C", font = 3)
text(8, 2.1, "构建空间", cex = 0.6, col = "#EA580C", font = 3)
text(6.5, 4, "表示", cex = 0.6, col = "#EA580C", font = 3)

# Footer
text(6, 1.2, "张量 = 多重线性映射的系数表 = 矩阵的高维推广",
     cex = 0.95, col = "#9333EA", font = 2)
text(6, 0.6, "Tensoren = Koeffizienten multilinearer Abbildungen = Verallgemeinerung von Matrizen",
     cex = 0.75, col = "#64748B", font = 3)
